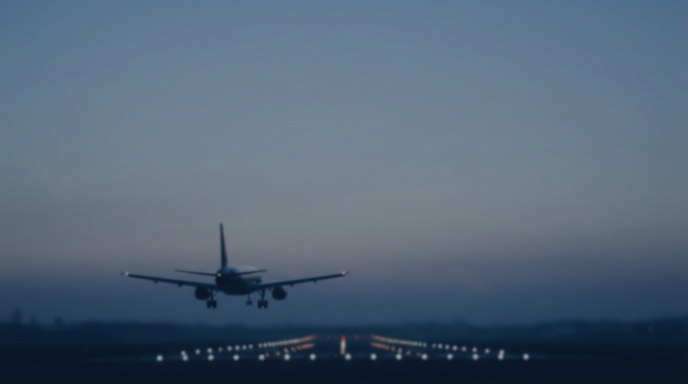
#> input picture mobile/assets/aviation-bg-landing.png, 1376 x 768 px (shown at 1/2 size)
$ python compose-native-splash.py
#> lines starting #> are read from the running program, lines starting #| are printed output that depends on the picture; pictures that were not available may be replaced by others from this repository, and a replacement may not be noted
#!/usr/bin/env python3
"""DEPRECATED — uçaklı splash. Yerine: scripts/sync-native-splash.py (#B4CCFB + logo)."""
from __future__ import annotations

from pathlib import Path

from PIL import Image

ROOT = Path(__file__).resolve().parents[1]
BG = ROOT / "assets" / "aviation-bg-landing.png"
LOGO = ROOT / "assets" / "splash-logo-ios-default-1024.png"
OUT = ROOT / "assets" / "splash-aircraft-with-logo.png"
# Standart dikey splash tuvali (Expo / iOS önerileriyle uyumlu); cover ile cihazda kırpılır.
CANVAS_W, CANVAS_H = 1242, 2688
# RN `splashLogoSizePx`: min(200, round(screenWidth * 0.32)) — tipik iPhone mantıksal genişliği.
REF_SCREEN_W_PT = 390


def splash_logo_pt_for_reference_screen() -> int:
    return min(200, round(REF_SCREEN_W_PT * 0.32))


def logo_pixel_on_canvas() -> int:
    """Tuval üzerindeki logo kutusu; cihazda önceki intro ile aynı oran."""
    pt = splash_logo_pt_for_reference_screen()
    return max(48, round(pt * (CANVAS_W / float(REF_SCREEN_W_PT))))


def main() -> None:
    bg = Image.open(BG).convert("RGB")
#> bg is the input picture: PIL image 1376x768 RGB; mean R, G, B 82.3, 100.6, 119.1
    logo = Image.open(LOGO).convert("RGBA")
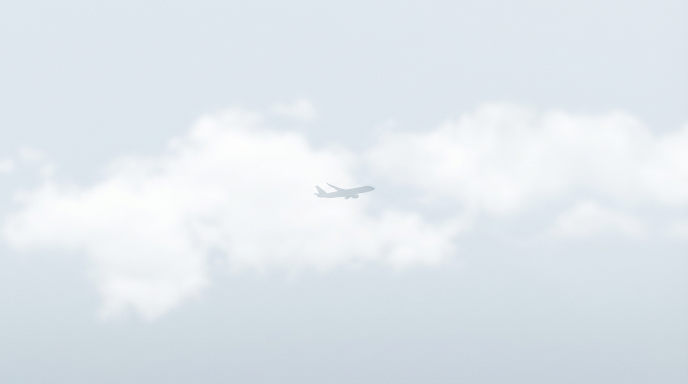
#> input picture mobile/assets/aviation-bg.png, 1376 x 768 px, given in place of splash-logo-ios-default-1024.png, which was not available (shown at 1/2 size)

    scale = max(CANVAS_W / bg.width, CANVAS_H / bg.height)
#> scale = 3.5
    nw, nh = int(bg.width * scale), int(bg.height * scale)
#> nw = 4816; nh = 2688
    bg = bg.resize((nw, nh), Image.Resampling.LANCZOS)
#> bg: PIL image 4816x2688 RGB
    left = (nw - CANVAS_W) // 2
#> left = 1787
    top = (nh - CANVAS_H) // 2
#> top = 0
    bg = bg.crop((left, top, left + CANVAS_W, top + CANVAS_H))
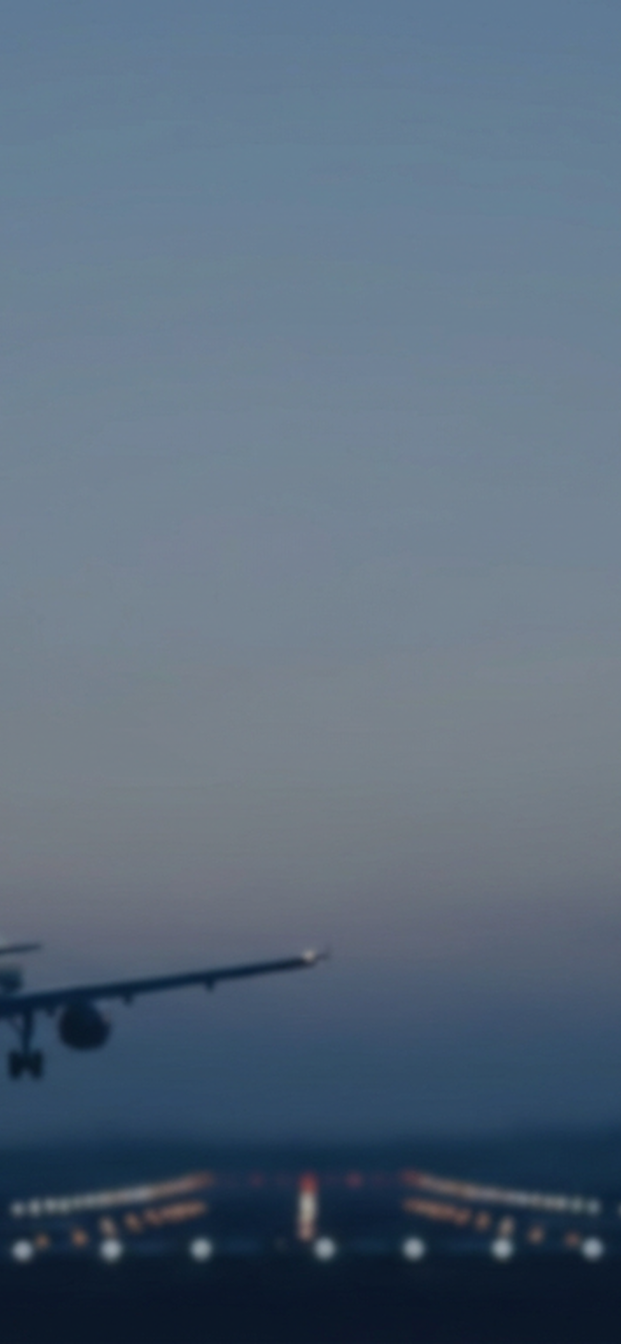
#> bg: PIL image 1242x2688 RGB (shown at 1/2 size); mean R, G, B 89.4, 106.4, 124

    box = logo_pixel_on_canvas()
    lw, lh = logo.size
#> lw = 1376; lh = 768
    r = min(box / lw, box / lh)
#> r = 0.289
    nw, nh = int(lw * r), int(lh * r)
#> nw = 398; nh = 222
    logo_r = logo.resize((nw, nh), Image.Resampling.LANCZOS)
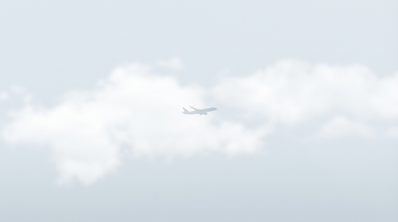
#> logo_r: PIL image 398x222 RGBA; mean R, G, B, A 223.8, 231.3, 236.7, 255

    lx = (CANVAS_W - nw) // 2
#> lx = 422
    ly = (CANVAS_H - nh) // 2
#> ly = 1233

    out = Image.new("RGBA", (CANVAS_W, CANVAS_H))
#> out: PIL image 1242x2688 RGBA; every value is 0
    out.paste(bg, (0, 0))
    out.paste(logo_r, (lx, ly), logo_r)
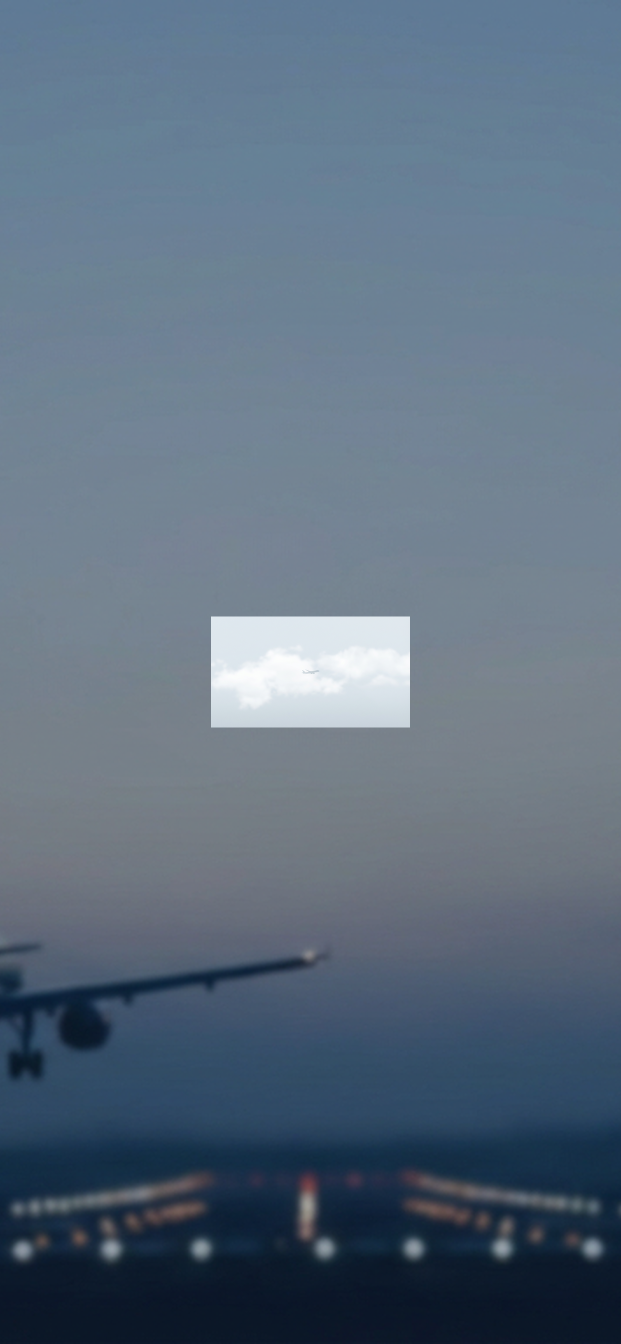
#> out: PIL image 1242x2688 RGBA (shown at 1/2 size); mean R, G, B, A 92.2, 109.1, 126.5, 255
    out.convert("RGB").save(OUT, format="PNG", optimize=True)
    print(f"Wrote {OUT} ({CANVAS_W}x{CANVAS_H})")


if __name__ == "__main__":
    main()
